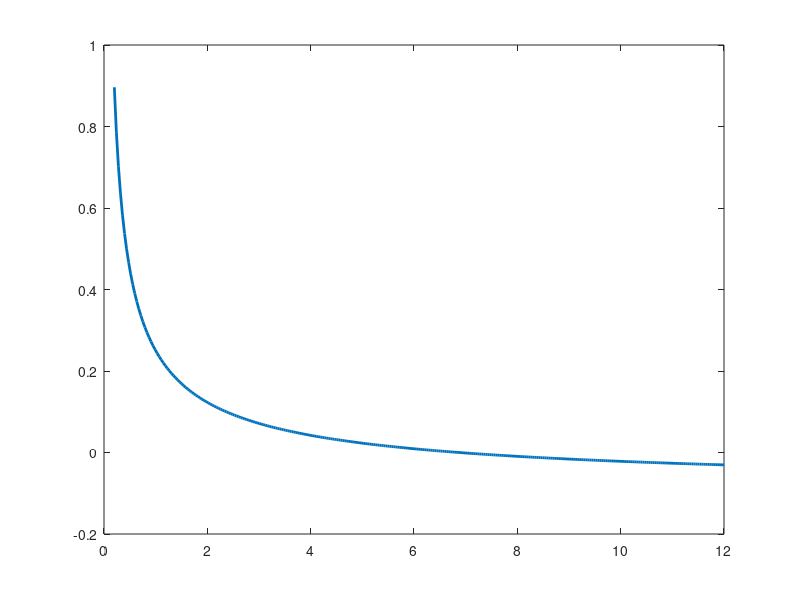

MATLAB code for this plot: (Note: this script raises an error after producing the figure.)
%[text] # Lecture 4: Investment and Capital Accumulation in MATLAB
%[text] **Companion to Lecture 4, 2026/2027.** This live script uses the two-period models from the lecture to study investment, capital demand, general equilibrium, productivity shocks, and the role of the intertemporal elasticity of substitution (IES).
%[text] Open this plain-text `.m` file in MATLAB's **Live Editor** and run the sections in order. It uses only base MATLAB.
%[text] The emphasis is on economic interpretation. Before running each comparative-static section, write down your prediction.
%
%[text] ## Learning goals
%[text] By the end of this exercise you should be able to:
%[text] - compute optimal investment in partial equilibrium;
%[text] - plot the capital-demand curve;
%[text] - compute the competitive-equilibrium allocation of the two-period economy;
%[text] - study productivity shocks numerically;
%[text] - understand why the response of investment to future productivity depends on the IES;
%[text] - solve the equilibrium numerically with `fzero`, without using the closed-form solution.

clear
clc
close all

%%
%[text] # 1. Investment in partial equilibrium
%[text] A representative firm produces with capital:
%[text] $Y_t=A_tF(K_t),\qquad F(K)=K^\alpha,\qquad 0<\alpha<1.$
%[text] Period-1 capital $K_1$ is predetermined. Capital evolves according to
%[text] $K_2=I_1+(1-d)K_1.$
%[text] The firm chooses $K_2$ to maximize the present discounted value of profits. The optimality condition is
%[text] $A_2F'(K_2)=r_1+d.$
%[text] With $F(K)=K^\alpha$,
%[text] $\alpha A_2K_2^{\alpha-1}=r_1+d,$
%[text] so optimal capital is
%[text] $K_2^\*=\left(\frac{\alpha A_2}{r_1+d}\right)^{1/(1-\alpha)}.$
%[text] Investment is then
%[text] $I_1^\*=K_2^\*-(1-d)K_1.$

% Parameters
alpha = 0.35;
A2 = 1.00;
r1 = 0.04;
d = 0.10;
K1 = 5;

% Optimal capital and investment
K2_star = (alpha * A2 / (r1 + d))^(1 / (1 - alpha));
I1_star = K2_star - (1 - d) * K1;

fprintf('PARTIAL EQUILIBRIUM\n')
fprintf('Optimal K2 = %.4f\n', K2_star)
fprintf('Optimal I1 = %.4f\n\n', I1_star)

%[text] **Question 1.** What happens to optimal capital and investment if the interest rate rises? What happens if future productivity $A_2$ rises? Explain using the marginal benefit and marginal cost of capital.

%%
%[text] ## 1.1 Plot the capital-demand curve
%[text] Rearranging the firm's optimality condition gives the capital-demand curve in $(K_2,r_1)$ space:
%[text] $r_1(K_2)=\alpha A_2K_2^{\alpha-1}-d.$
%[text] Because the marginal product of capital is diminishing, the curve slopes downward.

K2_grid = linspace(0.2, 12, 300);
r_demand = alpha * A2 .* K2_grid.^(alpha - 1) - d;

figure('Color', 'w')
plot(K2_grid, r_demand, 'LineWidth', 2)
yline(0, ':')
xlabel('Capital next period, K_2')
ylabel('Real interest rate, r_1')
title('Capital demand')
grid on

%[text] **Question 2.** Why does the capital-demand curve slope downward?
%[text] **Try it.** Change `A2` above from 1 to 1.2 and rerun this section. Does the curve shift in the direction you predicted?

%%
%[text] ## 1.2 Capital demand at different productivity levels
%[text] The next figure compares the demand curve for three values of future productivity.

A2_values = [0.8, 1.0, 1.2];

figure('Color', 'w')
hold on

for j = 1:length(A2_values)
    A2_j = A2_values(j);
    r_j = alpha * A2_j .* K2_grid.^(alpha - 1) - d;
    plot(K2_grid, r_j, 'LineWidth', 2, ...
        'DisplayName', sprintf('A_2 = %.1f', A2_j))
end

hold off
xlabel('Capital next period, K_2')
ylabel('Real interest rate, r_1')
title('Future productivity and capital demand')
legend('Location', 'best')
grid on

%[text] **Question 3.** Give an economic interpretation of the shift in capital demand when $A_2$ changes.

%%
%[text] # 2. Dynamic general equilibrium with capital accumulation
%[text] We now use the general-equilibrium model from Lecture 4. Production is linear:
%[text] $Y_t=A_tK_t.$
%[text] Depreciation is complete, so
%[text] $K_2=I_1.$
%[text] Preferences are CRRA:
%[text] $U(C_1)+\beta U(C_2),\qquad U(C)=\frac{C^{1-\sigma}-1}{1-\sigma}.$
%[text] The competitive equilibrium satisfies
%[text] $\frac{C_2}{C_1}=[\beta(1+r_1)]^{1/\sigma},$
%[text] $C_1+I_1=A_1K_1,$
%[text] $C_2=A_2K_2,$
%[text] $K_2=I_1,$
%[text] $1+r_1=A_2.$
%[text] The lecture derives the endogenous saving rate
%[text] $s(A_2)=\frac{1}{1+\left(\frac{1}{\beta A_2}\right)^{1/\sigma}A_2},$
%[text] and therefore
%[text] $I_1=s(A_2)Y_1,\qquad C_1=[1-s(A_2)]Y_1.$

% Baseline parameters
A1 = 1.00;
A2 = 1.05;
K1 = 1.00;
beta = 0.96;
sigma = 2.00;

% Current output
Y1 = A1 * K1;

% Endogenous saving rate
s = 1 / (1 + (1 / (beta * A2))^(1 / sigma) * A2);

% Equilibrium allocation
I1 = s * Y1;
K2 = I1;
C1 = (1 - s) * Y1;
Y2 = A2 * K2;
C2 = Y2;
r1 = A2 - 1;

equilibrium = table(C1, C2, I1, K2, Y1, Y2, r1, s, ...
    'VariableNames', {'C1','C2','I1','K2','Y1','Y2','r1','SavingRate'});
disp(equilibrium)

% Check the equilibrium conditions numerically
goods1_residual = C1 + I1 - Y1;
goods2_residual = C2 - Y2;
euler_residual = C2 / C1 - (beta * (1 + r1))^(1 / sigma);

fprintf('Equilibrium checks\n')
fprintf('Period-1 goods market residual = %.2e\n', goods1_residual)
fprintf('Period-2 goods market residual = %.2e\n', goods2_residual)
fprintf('Euler equation residual         = %.2e\n\n', euler_residual)

%[text] **Question 4.** Which equilibrium variable is pinned down directly by the firm's optimality condition? Which variables are then pinned down by household optimality and market clearing?

%%
%[text] # 3. A current productivity shock: changing A_1
%[text] We first vary current productivity $A_1$, keeping $A_2$, $\beta$, $\sigma$, and $K_1$ fixed.
%[text] **Before running the code:** predict what happens to $Y_1$, $C_1$, $I_1$, and $Y_2$ when $A_1$ rises.

A1_grid = linspace(0.7, 1.3, 100);

% The saving rate does not depend on A1
s_A1 = 1 / (1 + (1 / (beta * A2))^(1 / sigma) * A2);

Y1_A1 = A1_grid * K1;
I1_A1 = s_A1 * Y1_A1;
C1_A1 = (1 - s_A1) * Y1_A1;
Y2_A1 = A2 * I1_A1;

figure('Color', 'w')
plot(A1_grid, Y1_A1, 'LineWidth', 2)
hold on
plot(A1_grid, C1_A1, 'LineWidth', 2)
plot(A1_grid, I1_A1, 'LineWidth', 2)
plot(A1_grid, Y2_A1, 'LineWidth', 2)
hold off
xlabel('Current productivity, A_1')
ylabel('Equilibrium quantity')
title('Current productivity shock')
legend('Y_1', 'C_1', 'I_1', 'Y_2', 'Location', 'best')
grid on

%[text] **Question 5.** Are the responses proportional to $A_1$? Why does the saving rate remain unchanged?
%[text] **Economic interpretation:** a change in $A_1$ changes the total resources available today. The economy allocates those resources between current consumption and investment using the same saving rate.

%%
%[text] # 4. Future productivity and the IES
%[text] This is the central comparative-static exercise.
%[text] The intertemporal elasticity of substitution is
%[text] $\mathrm{IES}=1/\sigma.$
%[text] We vary future productivity $A_2$ and compare three values of $\sigma$:
%[text] - $\sigma=0.5$ gives IES $=2$;
%[text] - $\sigma=1$ gives log utility and IES $=1$;
%[text] - $\sigma=2$ gives IES $=0.5$.
%[text] **Before running the code:** for each value of $\sigma$, predict whether investment rises or falls when $A_2$ rises.

A2_grid = linspace(0.7, 1.3, 150);
sigma_values = [0.5, 1, 2];

Y1 = A1 * K1;

figure('Color', 'w')
hold on

for j = 1:length(sigma_values)
    sigma_j = sigma_values(j);

    s_grid = 1 ./ ...
        (1 + (1 ./ (beta .* A2_grid)).^(1 / sigma_j) .* A2_grid);

    I1_grid = s_grid * Y1;

    plot(A2_grid, I1_grid, 'LineWidth', 2, ...
        'DisplayName', sprintf('\\sigma = %.1f, IES = %.1f', ...
        sigma_j, 1 / sigma_j))
end

hold off
xlabel('Future productivity, A_2')
ylabel('Investment, I_1')
title('Future productivity, investment, and the IES')
legend('Location', 'best')
grid on

%[text] **Question 6.** Describe the three curves.
%[text] 1. What happens when $\sigma<1$?
%[text] 2. What happens when $\sigma=1$?
%[text] 3. What happens when $\sigma>1$?
%[text] **Question 7.** For the Lecture 4 case $\sigma>1$, explain why lower future productivity can lead to *higher* investment today even though the return on investment has fallen. Your explanation should use consumption smoothing.

%%
%[text] ## 4.1 The saving rate itself
%[text] The same mechanism can be seen directly by plotting $s(A_2)$.

figure('Color', 'w')
hold on

for j = 1:length(sigma_values)
    sigma_j = sigma_values(j);

    s_grid = 1 ./ ...
        (1 + (1 ./ (beta .* A2_grid)).^(1 / sigma_j) .* A2_grid);

    plot(A2_grid, s_grid, 'LineWidth', 2, ...
        'DisplayName', sprintf('\\sigma = %.1f', sigma_j))
end

hold off
xlabel('Future productivity, A_2')
ylabel('Saving rate, s(A_2)')
title('The endogenous saving rate')
legend('Location', 'best')
grid on

%[text] **Question 8.** In the Solow model the saving rate is exogenous. Here it is endogenous. Which preference and technology parameters determine it?

%%
%[text] # 5. Solve the equilibrium numerically with fzero
%[text] In simple models we often have a closed-form solution. In larger macroeconomic models we usually do not.
%[text] We now solve exactly the same equilibrium numerically.
%[text] Use
%[text] $C_1=Y_1-I_1,\qquad C_2=A_2I_1,\qquad 1+r_1=A_2.$
%[text] Substitute these expressions into the Euler equation:
%[text] $\frac{A_2I_1}{Y_1-I_1}=(\beta A_2)^{1/\sigma}.$
%[text] Define the difference between the two sides as a function of $I_1$ and find the value that makes the difference equal to zero.

% Restore the baseline parameters
A1 = 1.00;
A2 = 1.05;
K1 = 1.00;
beta = 0.96;
sigma = 2.00;

Y1 = A1 * K1;

% Equation whose root is equilibrium investment
investment_residual = @(I) ...
    A2 .* I ./ (Y1 - I) - (beta * A2)^(1 / sigma);

% Consumption must be positive, so equilibrium investment lies between 0 and Y1
I_lo = 1e-8;
I_hi = Y1 - 1e-8;

I1_numerical = fzero(investment_residual, [I_lo, I_hi]);

% Recover the remaining equilibrium quantities
K2_numerical = I1_numerical;
C1_numerical = Y1 - I1_numerical;
Y2_numerical = A2 * K2_numerical;
C2_numerical = Y2_numerical;
r1_numerical = A2 - 1;

% Closed-form investment for comparison
s_closed = 1 / (1 + (1 / (beta * A2))^(1 / sigma) * A2);
I1_closed = s_closed * Y1;

fprintf('NUMERICAL EQUILIBRIUM\n')
fprintf('I1 from fzero       = %.10f\n', I1_numerical)
fprintf('I1 from closed form = %.10f\n', I1_closed)
fprintf('Difference          = %.2e\n', I1_numerical - I1_closed)
fprintf('Euler residual      = %.2e\n\n', investment_residual(I1_numerical))

%[text] **Question 9.** Why is the interval $(0,Y_1)$ a natural search interval for `fzero`?
%[text] **Question 10.** Why is this numerical method useful even though this particular model has a closed-form solution?

%%
%[text] # 6. Optional challenge: diminishing returns to capital
%[text] Replace the linear technology by
%[text] $Y_t=A_tK_t^\alpha,\qquad 0<\alpha<1,$
%[text] while keeping full depreciation. The planner (and competitive equilibrium allocation) satisfies
%[text] $C_1+K_2=A_1K_1^\alpha,$
%[text] $C_2=A_2K_2^\alpha,$
%[text] and the Euler equation
%[text] $U'(C_1)=\beta A_2\alpha K_2^{\alpha-1}U'(C_2).$
%[text] There is no need to derive a closed-form solution. Solve for $K_2$ using `fzero`.

alpha = 0.35;
A1 = 1.00;
A2 = 1.05;
K1 = 1.00;
beta = 0.96;
sigma = 2.00;

Y1 = A1 * K1^alpha;

euler_K2 = @(K2) ...
    (Y1 - K2).^(-sigma) ...
    - beta * A2 * alpha .* K2.^(alpha - 1) ...
    .* (A2 .* K2.^alpha).^(-sigma);

K2_lo = 1e-6;
K2_hi = Y1 - 1e-6;

K2_diminishing = fzero(euler_K2, [K2_lo, K2_hi]);

C1_diminishing = Y1 - K2_diminishing;
C2_diminishing = A2 * K2_diminishing^alpha;

fprintf('OPTIONAL DIMINISHING-RETURNS MODEL\n')
fprintf('K2 = %.6f\n', K2_diminishing)
fprintf('C1 = %.6f\n', C1_diminishing)
fprintf('C2 = %.6f\n', C2_diminishing)
fprintf('Euler residual = %.2e\n', euler_K2(K2_diminishing))

%[text] **Challenge question.** Repeat the future-productivity experiment from Section 4 in this diminishing-returns economy. Does the role of the IES remain visible?
%
%[text] # Takeaway
%[text] MATLAB lets us move from a model's equilibrium conditions to quantitative comparative statics. In this lecture the closed-form solution is useful because it makes the economics transparent. The `fzero` exercise shows the method we will need when closed-form solutions are no longer available.

%[appendix]{"version":"1.0"}
%---
%[metadata:view]
%   data: {"layout":"inline","rightPanelPercent":35}
%---
